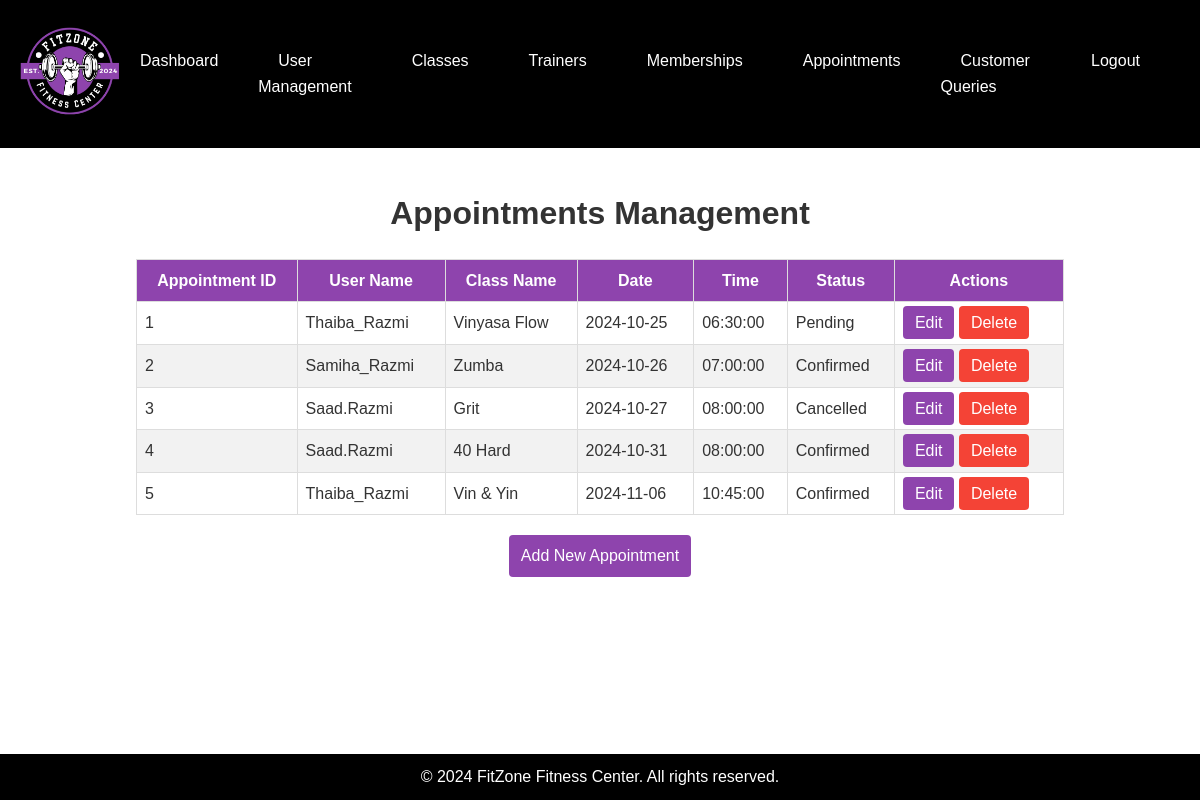
The app's page /Appointments.php with its own data.
### tables this page shows
CREATE TABLE IF NOT EXISTS `appointments` (
  `appointment_id` int NOT NULL AUTO_INCREMENT,
  `user_id` int NOT NULL,
  `username` text NOT NULL,
  `class_id` int NOT NULL,
  `appointment_date` date NOT NULL,
  `appointment_time` time NOT NULL,
  `status` enum('Pending','Confirmed','Cancelled') NOT NULL DEFAULT 'Pending',
  PRIMARY KEY (`appointment_id`),
  KEY `user_id` (`user_id`),
  KEY `class_id` (`class_id`)
);

CREATE TABLE IF NOT EXISTS `users` (
  `user_id` int NOT NULL AUTO_INCREMENT,
  `username` varchar(50) NOT NULL,
  `password` varchar(255) NOT NULL,
  `full_name` varchar(100) DEFAULT NULL,
  `email` varchar(100) DEFAULT NULL,
  `phone_number` varchar(15) DEFAULT NULL,
  `role` enum('admin','staff','trainer','nutrition counselor','customer') DEFAULT NULL,
  `created_at` timestamp NULL DEFAULT CURRENT_TIMESTAMP,
  `membership_type` text,
  PRIMARY KEY (`user_id`),
  UNIQUE KEY `username` (`username`),
  UNIQUE KEY `email` (`email`)
);

CREATE TABLE IF NOT EXISTS `classes` (
  `class_id` int NOT NULL AUTO_INCREMENT,
  `class_name` varchar(100) NOT NULL,
  `class_type` text NOT NULL,
  `start_time` time NOT NULL,
  `end_time` time NOT NULL,
  `description` text NOT NULL,
  `trainer_id` int NOT NULL,
  `trainer_name` varchar(100) NOT NULL,
  UNIQUE KEY `class_id` (`class_id`),
  KEY `fk_trainers` (`trainer_id`)
);

### Appointments.php (the view, shortened to what this page needs)
<!DOCTYPE html>
<html lang="en">
<head>
    <link rel="stylesheet" href="Style.css">
    <link rel="stylesheet" href="Dashboard.css">
</head>
<body>
    <header>
        <div class="logo">
            <a href="Home.html"><img src="FitZone Fitness Center Logo.png" alt="FitZone Logo" width="100"></a>
        </div>
        <nav>
            <ul>
                <li><a href="Admin Dashboard.html">Dashboard</a></li>
                <li><a href="User Management.php">User Management</a></li>
                <li><a href="Class Management.php">Classes</a></li>
                <li><a href="Trainer Management.php">Trainers</a></li>
                <li><a href="Membership Management.php">Memberships</a></li>
                <li><a href="Appointments.php">Appointments</a></li>
                <li><a href="Queries.php">Customer Queries</a></li>
                <li><a href="Logout.php">Logout</a></li>
            </ul>
        </nav>
    </header>
    <main>
        <h1>Appointments Management</h1>
        <table>
            <thead>
                <tr>
                    <th>Appointment ID</th>
                    <th>User Name</th>
                    <th>Class Name</th>
                    <th>Date</th>
                    <th>Time</th>
                    <th>Status</th>
                    <th>Actions</th>
                </tr>
            </thead>
            <tbody>
                <?php
                $conn = new mysqli('localhost', 'root', '', 'fitzone_fitness_center');
                $sql = "
                    SELECT a.appointment_id, u.username AS user_name, c.class_name AS class_name,
                           a.appointment_date, a.appointment_time, a.status
                    FROM appointments a
                    JOIN users u ON a.user_id = u.user_id
                    JOIN classes c ON a.class_id = c.class_id
                ";
                $result = $conn->query($sql);
                if ($result->num_rows > 0) {
                    while ($row = $result->fetch_assoc()) {
                        echo "<tr>
                                <td>{$row['appointment_id']}</td>
                                <td>{$row['user_name']}</td>
                                <td>{$row['class_name']}</td>
                                <td>{$row['appointment_date']}</td>
                                <td>{$row['appointment_time']}</td>
                                <td>{$row['status']}</td>
                                <td>
                                    <a href='Edit Appointment.php?id={$row['appointment_id']}' class='btn'>Edit</a>
                                    <a href='Delete Appointment.php?id={$row['appointment_id']}' class='btn delete' onclick=\"return confirm('Are you sure you want to delete this appointment?');\">Delete</a>
                                </td>
                              </tr>";
                    }
                } else {
                    echo "<tr><td colspan='7'>No appointments found</td></tr>";
                }
                ?>
            </tbody>
        </table>
        <div class="button-container">
            <a href="Add Appointment.php" class="btnadd">Add New Appointment</a>
        </div>
    </main>
    <footer>
        <p>&copy; 2024 FitZone Fitness Center. All rights reserved.</p>
    </footer>
</body>
</html>

### Style.css (style rules this page uses)
* { margin: 0; padding: 0; box-sizing: border-box; font-family: 'Poppins', sans-serif; }
main { padding: 20px; }
body { line-height: 1.6; color: #333; display: grid; grid-template-rows: auto 1fr auto; min-height: 100vh; }
header { display: flex; justify-content: space-between; align-items: center; background-color: #000; padding: 20px; color: #fff; }
nav ul { list-style: none; display: flex; }
nav ul li { margin-right: 20px; }
nav ul li a { text-decoration: none; color: #fff; padding: 10px 20px; }
footer { background-color: #000; color: #fff; text-align: center; padding: 10px 0; }

### Dashboard.css (style rules this page uses)
h1 { text-align: center; margin: 20px 0; color: #333; }
table { width: 80%; margin: 20px auto; border-collapse: collapse; font-size: 1rem; }
th, td { border: 1px solid #ddd; padding: 8px; text-align: left; }
table th { background-color: #8E44AD; color: white; text-align: center; }
table tr:nth-child(even) { background-color: #f2f2f2; }
.btn { padding: 8px 12px; text-decoration: none; background-color: #8E44AD; color: white; border-radius: 4px; transition: background-color 0.3s; }
.btn.delete { background-color: #f44336; }
.btnadd { padding: 8px 12px; text-decoration: none; background-color: #8E44AD; color: white; border-radius: 4px; transition: background-color 0.3s; }
.button-container { display: flex; justify-content: center; margin: 20px 0; }

### records on screen
appointments: appointment_id "1", user.username "Thaiba_Razmi", class.class_name "Vinyasa Flow", appointment_date "2024-10-25", appointment_time "06:30:00", status "Pending"
appointments: appointment_id "2", user.username "Samiha_Razmi", class.class_name "Zumba", appointment_date "2024-10-26", appointment_time "07:00:00", status "Confirmed"
appointments: appointment_id "3", user.username "Saad.Razmi", class.class_name "Grit", appointment_date "2024-10-27", appointment_time "08:00:00", status "Cancelled"
appointments: appointment_id "4", user.username "Saad.Razmi", class.class_name "40 Hard", appointment_date "2024-10-31", appointment_time "08:00:00", status "Confirmed"
appointments: appointment_id "5", user.username "Thaiba_Razmi", class.class_name "Vin & Yin", appointment_date "2024-11-06", appointment_time "10:45:00", status "Confirmed"
